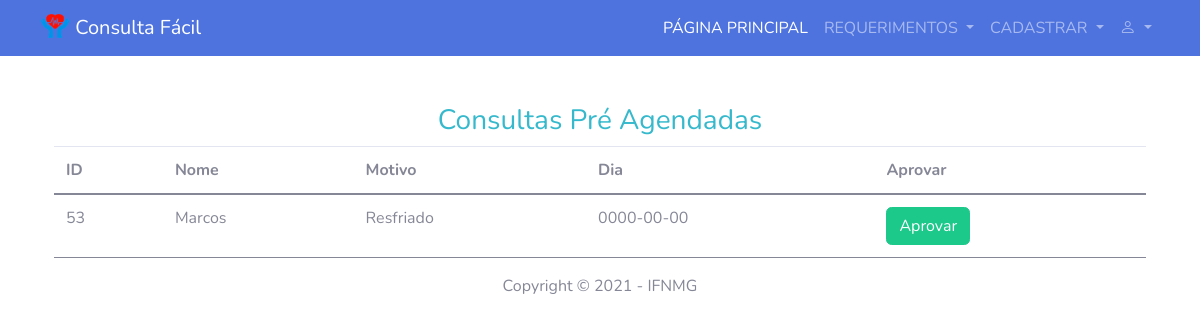
Page /admin/consultas.php (signed in) on the committed database.
### tables this page shows
CREATE TABLE `consulta` (
  `id` int(11) NOT NULL,
  `dia` date NOT NULL,
  `horario` time DEFAULT NULL,
  `estado` varchar(12) NOT NULL,
  `motivo` varchar(100) DEFAULT NULL,
  `observacao` varchar(100) DEFAULT NULL,
  `tipo_paciente` int(11) NOT NULL,
  `posto_id` int(11) NOT NULL,
  `dependentes_id` int(11) DEFAULT NULL,
  `usuario_id` int(11) NOT NULL,
  `medico_id` int(11) DEFAULT NULL
);

CREATE TABLE `dependentes` (
  `id` int(11) NOT NULL,
  `nome` varchar(100) NOT NULL,
  `nascimento` date NOT NULL,
  `sexo` varchar(9) NOT NULL,
  `usuario_id` int(11) NOT NULL,
  `parentesco` varchar(100) DEFAULT NULL,
  `identificacao` varchar(100) DEFAULT NULL
);

### admin/consultas.php (the view, shortened to what this page needs)
<header>
    <?php
    require("cabecalho.php");
    ?>
</header>
<div class="row">
    <div class="container mt-5">
        <div class="col-md-16">
            <h3 class="text-center text-info">Consultas Pré Agendadas</h3>
            <table class="table">
                <thead>
                    <tr>
                        <th>ID</th>
                        <th>Nome</th>
                        <th>Motivo</th>
                        <th>Dia</th>
                        <th>Aprovar</th>
                    </tr>
                </thead>
                <?php
                include 'conexao.php';
                $id_posto = $_SESSION['posto_id'];
                $sql2 = "SELECT consulta.dia,consulta.id,consulta.estado,consulta.motivo,dependentes.nome,consulta.dependentes_id,dependentes.id as dep_id  FROM consulta INNER JOIN dependentes ON consulta.dependentes_id = dependentes.id WHERE consulta.estado = 'pre agendado' AND consulta.dependentes_id = dependentes.id AND consulta.posto_id = $id_posto AND consulta.tipo_paciente = 1";
                $result2 = mysqli_query($conn, $sql2);
                if ($result2) {
                    while ($item = mysqli_fetch_assoc($result2)) {
                        $id = $item['id'];
                        $dia = $item['dia'];
                        $motivo = $item['motivo'];
                        $nome = $item['nome'];
                        echo '<tr>
                        <td>' . $id . '</td>
                        <td>' . $nome . '</td>
                        <td>' . $motivo . '</td>
                        <td>' . $dia . '</td>
                        <td>
                            <button type="button" class="btn btn-success" data-toggle="modal" data-target="#exampleModal"  data-whatever="' . $id . '" data-whatevernome="' . $nome . '" data-whateverdia="' . $dia . '">Aprovar</button>
                        </td>
                    </tr>';
                    }
                }
                ?>
            </table>
        </div>
    </div>
</div>
<?php
require("rodape.php");
?>

### admin/cabecalho.php (shortened to what this page needs)
<!DOCTYPE html>
<html>
<head>
  <link rel="stylesheet" href="https://cdn.jsdelivr.net/npm/bootstrap-icons@1.5.0/font/bootstrap-icons.css">
  <link href="https://cdn.jsdelivr.net/npm/bootstrap@5.0.2/dist/css/bootstrap.min.css" rel="stylesheet">
  <link rel="stylesheet" href="https://maxcdn.bootstrapcdn.com/bootstrap/4.1.3/css/bootstrap.min.css">
  <link rel="stylesheet" type="text/css" href="https://cdn.datatables.net/v/bs4/dt-1.10.18/datatables.min.css" />
  <link href="vendor/fontawesome-free/css/all.min.css" rel="stylesheet" type="text/css">
  <link href="css/sb-admin-2.min.css" rel="stylesheet">
<link rel="stylesheet" type="text/css" href="https://cdn.datatables.net/1.10.25/css/jquery.dataTables.css">
  <link rel="stylesheet" type="text/css" href="https://cdn.datatables.net/1.10.25/css/jquery.dataTables.css">
</head>
<header>
  <nav class="navbar navbar-expand-lg navbar-dark bg-primary">
    <div class="container-fluid">
      <a class="navbar-brand ms-auto mb-2 mb-lg-0" href="posto.php">
        <img src="../img/logo.png" alt="" width="30" height="24" class="d-inline-block align-text-top">
        Consulta Fácil
      </a>
      <div class="collapse navbar-collapse" id="navbarSupportedContent">
        <ul class="navbar-nav ms-auto mb-2 mb-lg-0">
          <li class="nav-item">
            <a class="nav-link active" aria-current="page" href="posto.php">PÁGINA PRINCIPAL</a>
          </li>
          <li class="nav-item dropdown">
            <a class="nav-link dropdown-toggle" href="#" id="navbarDropdown" role="button" data-bs-toggle="dropdown" aria-expanded="false">
              REQUERIMENTOS
            </a>
          <li class="nav-item dropdown">
            <a class="nav-link dropdown-toggle" href="#" id="navbarDropdown" role="button" data-bs-toggle="dropdown" aria-expanded="false">
              CADASTRAR
            </a>
          </li>
          <li class="nav-item dropdown">
            <a class="nav-link dropdown-toggle bi bi-person" href="#" id="navbarDropdown" role="button" data-bs-toggle="dropdown" aria-expanded="false">
            </a>
          </li>
        </ul>
      </div>
    </div>
  </nav>
</header>
</body>
</html>

### admin/rodape.php
<footer class="text-center mt-auto mb-4">
    <div class="inner">
        <div class="">Copyright &copy; 2021 - IFNMG</div>
    </div>
</footer>

### rows in the picture
consulta: id "53", dependentes.nome "Marcos", motivo "Resfriado", dia "0000-00-00"
